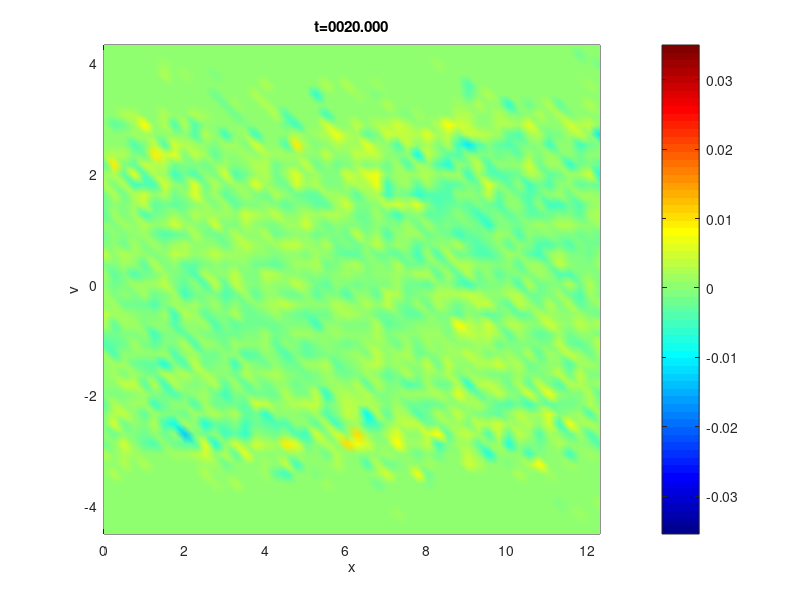
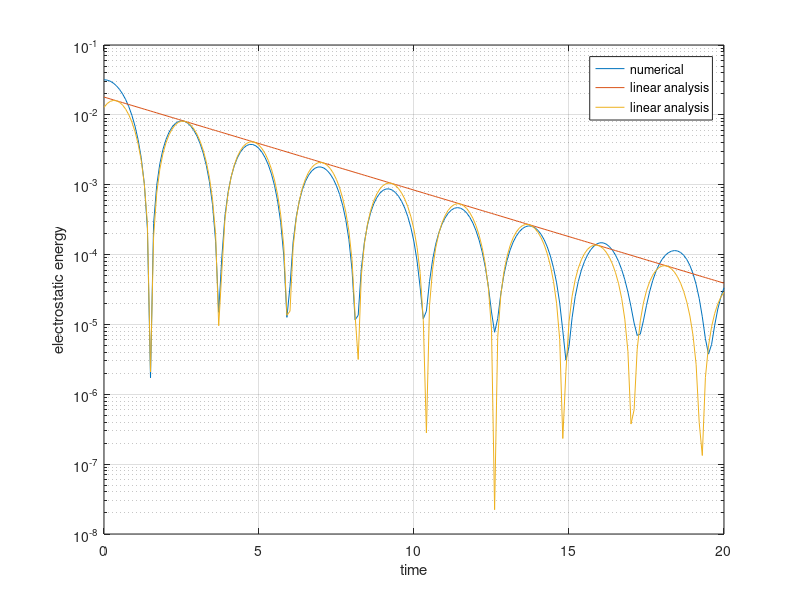
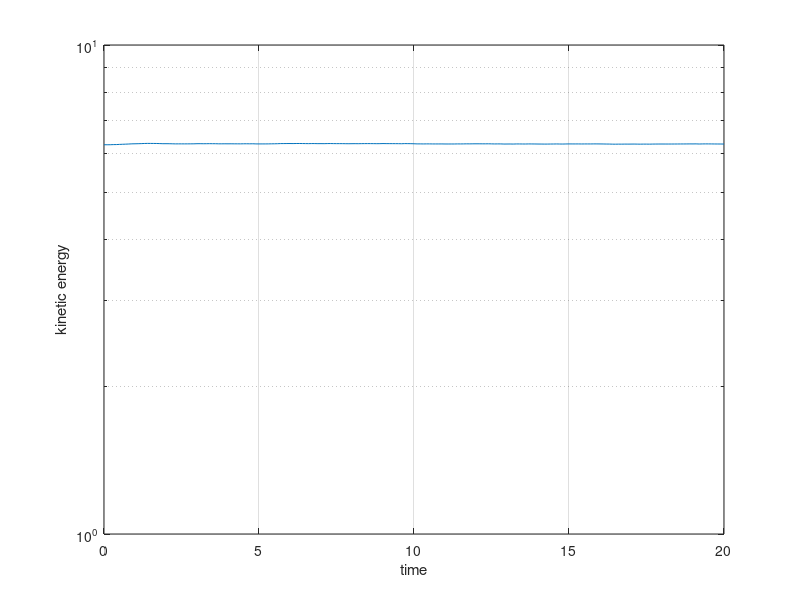
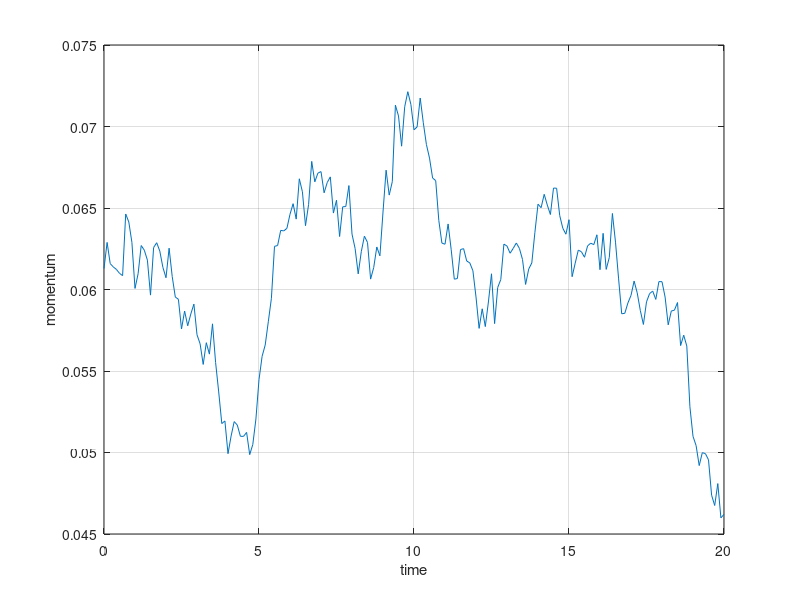

These figures' MATLAB source, in order:
%% Particle in Fourier 2D for Vlasov-Poisson-Fokker-Planck
% Author: *Jakob Ameres* <http://jakobameres.com jakobameres.com>
%% Features
%
% * Spectral Poisson Solver
% * *Symplectic* (for Vlasov-Poisson) Runge Kutta *time integrator*
% * Control Variate for Field Solve
% * Fokker-Planck collisions by *Ornstein-Uhlenbeck process*
% * Nearest neighbour *coarse graining*
% * Phase space density reconstruction by histogram
% 

%% Equations
% This code solves the Vlasov-Poisson system coupled to linear
% Fokker-Planck. The Vlasov Fokker-Planck equation reads
% 
% $$\frac{ \partial f}{\partial t} +  
% v \cdot \nabla_x f + \frac{q}{m} (E) \cdot \nabla_v f
%  -\theta \frac{\partial}{\partial v} \left( (v-\mu) f \right) - 
% \frac{\sigma^2}{2} \frac{\partial^2 f}{\partial v^2} = 0 $$
% 
% coupled to the Poisson equation for the potential $\Phi$
%
% $$  -\Delta\Phi = \rho - 1, \qquad  E:=-\nabla \Phi $$
%

%% Solver parameters
Np=5e4;     % Number of particles
Nf=3;     % Number of Fourier Modes
rungekutta_order=3; %Order of the runge Kutta time integrator
dt=0.1;


%% Landau Damping parameters
eps=0.05; % Amplitude of perturbation, 0.05 for linear, 0.5 for nonlinear
k=0.5;    % Wave vector
L=2*pi/k; % length of domain
qm=-1;    % negative charge to mass = electrons, $\frac{q}{m}=-1$


% Initial condition
f0=@(x,v) (1+ eps*cos(k*x)).*exp(-0.5.*v.^2)/sqrt(2*pi);
tmax=20;

%% Fokker-Planck
% Collision frequency
fokker_planck.theta=1e-3; % weak 1e-3, strong 0.1, none 0
% Additional parameters for equilibrium
% if empty, then determined by simulation for momentum
% and kinetic energy conservation
fokker_planck.mu=[];     %0
fokker_planck.sigma=[];  %1*sqrt(2*fokker_planck.theta) 

%% Nearest neighbour coarse graining
coarse_grain.freq=1e4;     %Frequency
coarse_grain.neighbours=5; %number of nearest neighbours to grain


%% Control variate
%h=[]; % Empty for full f, requires much more particles, e.g. Np=1e6
h=@(x,v) exp(-0.5.*v.^2)/sqrt(2*pi); %maxwellian for delta f
%h=f0 % initial condition for delta f


%% Phase space histogram
% Parameters
% Background that is subtracted in the plot
% set to empty [] if no background is supplied
ph_hist.background=@(x,v) exp(-0.5.*v.^2)/sqrt(2*pi); 
ph_hist.numx=50; %Number of cells in x
ph_hist.numv=50; %Number of cells in v
ph_hist.freq=10; %Frequency of the time consuming plot,
                  %Note: the binning is cheap, but the graphics expensive
% Initialization
ph_hist.x=linspace(0,L,ph_hist.numx+1);  %Bin edges can be nonuniform
ph_hist.v=linspace(-4.5,4.5,ph_hist.numv+1);
[ph_hist.xx,ph_hist.vv]=ndgrid(ph_hist.x(1:end-1),ph_hist.v(1:end-1)); % mesh
%Determine cell volume
phi_hist.vol=diff(ph_hist.x)'*diff(ph_hist.v);
%Set initial value for phase space
phasespace=f0(ph_hist.xx,ph_hist.vv); 
if ~isempty(ph_hist.background) %subtract background if defined
    phasespace=phasespace-ph_hist.background(ph_hist.xx,ph_hist.vv);
end
%Define limits for adaptavive colorbar
phi_hist.limits=[min(min(phasespace)), max(max(phasespace))];


%% Initialize particles - Sampling
xk=rand(Np,1)*L; % Uniformly distributed U(0,L)
vk=randn(Np,1)*1 + 0;  % Normally distributed N(0,1)

g0=@(x,v) exp(-0.5.*v.^2)/sqrt(2*pi)/L; %Initial sampling density

fk=f0(xk,vk);       % Vlasov likelihood
gk=g0(xk,vk);       % Particle (Sampling) likelihood


%% Initialize Particle in Fourier Poisson Solver
pif.kx=(2*pi)/L*(1:Nf);
 
% % fem.knots=linspace(0,L,Nf+1); % Knots for B-Splines
% % fem.dx=fem.knots(2)-fem.knots(1);
% % fem.pp=bspline(fem.knots(1:degree+2));
% 
% 
% % Plot first basis function $\psi_1(x)$
% x=linspace(min(fem.pp.breaks),max(fem.pp.breaks));
% figure('Name','Basis Function','Numbertitle','off');
% plot(x,ppval(fem.pp,x));
% axis([x(1),x(end),-inf,inf]); grid on;
% xlabel('x'); ylabel('basis function');
% title('B-Spline Basis Function');
% 
% % Finite element matrices
% % Dervative of Testfunction
% fem.pp_prime=fnder(fem.pp,1);
% 
% fem.Krow=zeros(degree+1,1);
% for idx=1:degree+1
%     offset=(idx-1)*fem.dx;
%     % L2 projection
%     fem.Mrow(idx)=integral...
%         ( @(x) ppval(fem.pp,x).*ppval(fem.pp,x-offset ),...
%         offset, max(fem.pp_prime.breaks));
%     
%     % Poisson Matrix
%     fem.Krow(idx)=integral...
%         ( @(x) ppval(fem.pp_prime,x).*ppval(fem.pp_prime,x-offset ),...
%         offset, max(fem.pp_prime.breaks));
% end
% 
% % Assemble circulant matrices
% % Mass matrix
% first_row=zeros(Nf,1);
% first_row(1:degree+1)=fem.Mrow;
% first_row(end:-1:end-degree+1)=fem.Mrow(2:end);
% fem.M=sparse(gallery('circul',first_row)); %Circulant matrix from first row
% % Poisson Matrix - weak laplace
% first_row=zeros(Nf,1);
% first_row(1:degree+1)=fem.Krow;
% first_row(end:-1:end-degree+1)=fem.Krow(2:end);
% fem.K=sparse(gallery('circul',first_row));

%Determine right hand side for control variate h if present
if isempty(h)
    rhs_h=0;
else
    fprintf('Assembling right hand side for control variate\n')
    fprintf('This is very general, and will take some time!\n')
     rhs_h=zeros(Nf,1);
     for idx=1:Nf
         %Choose large tolerances to speed up computation
         %Integral psi(x) h(x,v) dxdv 
         rhs_h(idx)=integral2...
             (@(x,v)  cos(2*pi/L*idx.*x).*h(x,v),...
                 0,L,-inf,inf,...
             'method','iterated',...
             'RelTol',1e-4,...
             'AbsTol',1e-5)+...
             1j*integral2...
             (@(x,v)  sin(2*pi/L*idx.*x).*h(x,v),...
                 0,L,-inf,inf,...
             'method','iterated',...
             'RelTol',1e-4,...
             'AbsTol',1e-5);
    end
    fprintf('Done\n');
end

%% Set coefficients for symplectic Runge Kutta
switch rungekutta_order
    case 1
        rksd=[1, 0]; %Symplectic Euler
        rksc=[0, 1];
    case 2
        rksd=[0.5, 0.5 ];
        rksc=[0, 1];
    case 3
        rksd=[2/3, -2/3, 1  ];
        rksc=[ 7/24, 3/4, -1/24];
    case 4
        rk4sx=real((2^(1/3) +2^(-1/3)-1)/6);
        rksd=[ 2*rk4sx +1 , -4*rk4sx-1, 2*rk4sx+1, 0];
        rksc=[ rk4sx + 0.5 , -rk4sx, -rk4sx, rk4sx +0.5];
end



%Allocate output
cv=struct('alpha',[],'rho',[]); %Control variate diagnostic

tstep=1;
figure('Name','Phase Space Density','Numbertitle','off');
for t=0:dt:tmax
    fprintf('t=%08.3f, %05.2f%%\n ', t, t/tmax*100)
    
    xk=mod(xk,L); 

    
    %Loop over all stages of the Runge Kutta method
    for rksidx=1:length(rksd)
        
        %% Particle Weight for field solve
        if isempty(h)
            %full f = no control variate
            wk=fk./gk;
            rhs_cv=0;
        else
            %delta f with control variate
            hk=h(xk,vk);
            
            %Test moment
            psik=(xk-L/2).^2; %sin(xk./2*pi./L), xk^3
            
            %Determine correlation
            sigma=cov([fk./gk.*psik,hk./gk.*psik]);
            %Optimization coefficient
            cv.alpha(tstep)=sigma(2,2:end)\sigma(1,2:end);
            %Correlation coefficient
            cv.rho(tstep)=sigma(1,2)./sqrt(prod(diag(sigma)));
            wk=(fk-cv.alpha(tstep)*hk)./gk;
            
            rhs_cv=cv.alpha(tstep)*rhs_h;
        end
        
       %% Charge to grid, by spectral deposition
       % Evaluate all Fourier modes for all particles 
       psik=exp(1j*xk*pif.kx);
        
       
       %Fourier transform of charge density rho 
       rho_hat=(1/L)*mean( bsxfun(@times, psik, wk) );
       rho_hat=rho_hat.'+ (1/L)*rhs_cv;
       
       %Poisson solve
       phi_hat=1./(1j*pif.kx.').^2.*rho_hat;  
       % electric field
       E_hat=1./(1j*pif.kx.').*rho_hat;  

        
        %Diagnostic
        if (rksidx==1)
            kineticenergy(tstep)=0.5*mean(vk.^2.*fk./gk);
            fieldenergy(tstep)=(qm).^2*0.5*(E_hat'*E_hat*L*2);
            momentum(tstep)=mean(vk.*fk./gk);
            l2norm(tstep)=mean(fk.^2./gk);
            %Kullback-Leibler-Entropy relative to initial condition
            kl_entropy(tstep)=mean(fk./gk.*log(fk./f0(xk,vk)));
            %Shannon entropy
            sh_entropy(tstep)=mean(fk.*log(fk)./gk);
            
        end
        
        if (rksidx==1 && mod(tstep-1,ph_hist.freq)==0)
            %% Phase space histogram
            [~,cellx]=histc(xk,ph_hist.x); %bin particles to cells
            [~,cellv]=histc(vk,ph_hist.v); % and get the indicies
            %particles out of range are remapped, but not discarded
            cellv=min(max(1,cellv), ph_hist.numv);
            
            %Accumulate weight in boxes and normalize
            phasespace=accumarray( [cellx,cellv], wk,...
                [ph_hist.numx, ph_hist.numv])./phi_hist.vol./Np;            
            %Add contribution of control variate
            if (~isempty(h))
               phasespace=phasespace+...
                   cv.alpha(tstep)*(h(ph_hist.xx,ph_hist.vv));
            end
            
            %subtract background
            if ~isempty(ph_hist.background)
                phasespace=phasespace-...
                    ph_hist.background(ph_hist.xx,ph_hist.vv);
            end
            
            %update limits for color axis
            phi_hist.limits=[min(min(min(phasespace)),phi_hist.limits(1)),....
                             max(max(max(phasespace)),phi_hist.limits(2))];
            
            
            pcolor(ph_hist.x(1:end-1),ph_hist.v(1:end-1),...
                phasespace.');
            xlabel('x');ylabel('v');
            caxis(phi_hist.limits);
            shading interp; 
            title(sprintf('t=%08.3f', t));
            colormap jet; colorbar;
            drawnow;
        end
        
        
        
        %% Determine d/dx psi_k, gradient of testfunctions
        %Evaluate every piece of the piecewise polynomial basis function

        
        Ex=(real(psik)*real(E_hat)+imag(psik)*imag(E_hat))*2;
        vk=vk +  rksc(rksidx)*dt*Ex*(qm);
        xk=xk +  rksd(rksidx)*dt*vk;
        xk=mod(xk,L);
        
        
        
        %% Fokker Planck collisions
        if (fokker_planck.theta>0)
            mass=mean(fk./gk);
            
            fp.theta=fokker_planck.theta;
            %Determine the local equilibrium if needed
            %Mean velocity
            if isempty(fokker_planck.mu)
                fp.mu=mean(fk./gk.*vk)./mass;
            else
                fp.mu=fokker_planck.mu;
            end
            %standard deviation of the local maxwellian in v
            if isempty(fokker_planck.sigma)
                fp.sigma=sqrt(var(fk./gk.*vk./mass))...
                    *sqrt(2*fokker_planck.theta);
            else
                fp.sigma=fokker_planck.sigma;
            end
            
            %Define Fokker-Planck Equilibrium
            fp.feq=@(v) sqrt(fp.theta/pi)/fp.sigma...
                *exp(-fp.theta.*((v-fp.mu)./fp.sigma).^2);
            %Save equilibrium
            fp.feq_old=fp.feq(vk);
            
            %Propagate samples through Ornstein Uhlenbeck process
            vk=vk.*exp(-fp.theta*dt) ...
                + fp.mu*(1-exp(-fp.theta*dt)) ...
                + sqrt(fp.sigma.^2/(2*fp.theta).*...
                ( 1-exp(-2*fp.theta.*dt))) ...
                .*randn(Np,1);
            
            %Rescale weight
            gk=gk.*(fp.feq(vk)./fp.feq_old);
            fk=fk.*(fp.feq(vk)./fp.feq_old); fp.feq_old=[];
        end
        
       %% Coarse graining
        if mod(tstep,coarse_grain.freq)==0
            fprintf('Coarse graining particles \n');
         
          [neighbour_index] = knnsearch...
                 ([xk,vk], [xk,vk],...
                 'K', coarse_grain.neighbours+1,...
                 'distance', 'euclidean');
           gk(neighbour_index(:,1))=mean(gk(neighbour_index),2);
           fk(neighbour_index(:,1))=mean(fk(neighbour_index),2);
           neighbour_index=[];
        end        
        
        
    end
    tstep=tstep+1;
end


%% Discussion
time=0:dt:t;
figure('Name','Electrostatic Energy','Numbertitle','off');
semilogy(time, fieldenergy);
xlabel('time'); grid on;
ylabel('electrostatic energy');

% Include decay rate for linear landau damping WITHOUT COLLISIONS
if (eps<0.1 && k==0.5)
hold on;
% Obtain zero of dispersion relation with dispersion_landau.m
omega=1.415661888604536 - 0.153359466909605i;
plot(time,0.5*fieldenergy(1)*abs(exp(-1j*omega*(time-0.4))).^2);
% linear analysis with frequency
plot(time,0.5*fieldenergy(1)*real(exp(-1j*omega*(time-0.4))).^2);
legend('numerical', 'linear analysis', 'linear analysis');

hold off;
end



figure('Name','Kinetic Energy','Numbertitle','off');
semilogy(time, kineticenergy);
xlabel('time'); grid on;
ylabel('kinetic energy');



figure('Name','Momentum','Numbertitle','off');
plot(time, momentum);
xlabel('time'); grid on;
ylabel('momentum');


%For higher spline degree, the spectral fidelity of the basis functions
%will increase, and therefore decrease the momentum error
figure('Name','Momentum Error','Numbertitle','off');
semilogy(time, abs(momentum-momentum(1)));
xlabel('time'); grid on;
ylabel('absolute momentum error');


%The energy error depends on the monte carlo noise, controlled by
%the particle number, the time integrator, and the time step
figure('Name','Energy Error','Numbertitle','off');
energy=fieldenergy+kineticenergy;
semilogy(time, abs((energy-energy(1))/energy(1)));
xlabel('time'); grid on;
ylabel('error');
title('relative energy error');


%Kullback-Leibler-Entropy relative to initial condition
figure('Name','Kullback-Leibler-Entropy','Numbertitle','off');
plot(time,kl_entropy)
xlabel('time'); grid on;
ylabel('entropy');
title('Kullback-Leibler-Entropy relative to f(t=0)');


%Shannon-Entropy 
figure('Name','Shannon-Entropy of f','Numbertitle','off');
plot(time,sh_entropy)
xlabel('time'); grid on;
ylabel('entropy of f');
title('Shannon-Entropy of f');


%Variance reduction by the control variate
if (~isempty(h))
figure('Name','Correlation Coefficient','Numbertitle','off');
plot(time,cv.rho)
xlabel('time'); grid on;
ylabel('correlation coefficient \rho^2');
title('Variance reduction by a factor of ...');
end







